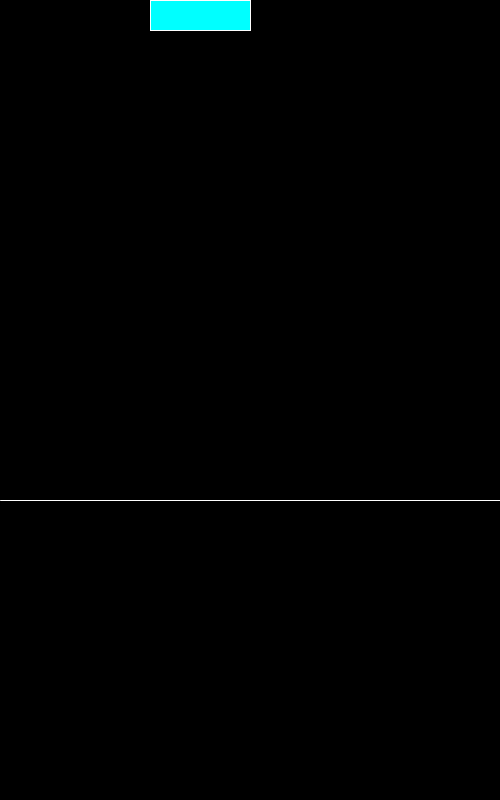
Frame 1 (no input)
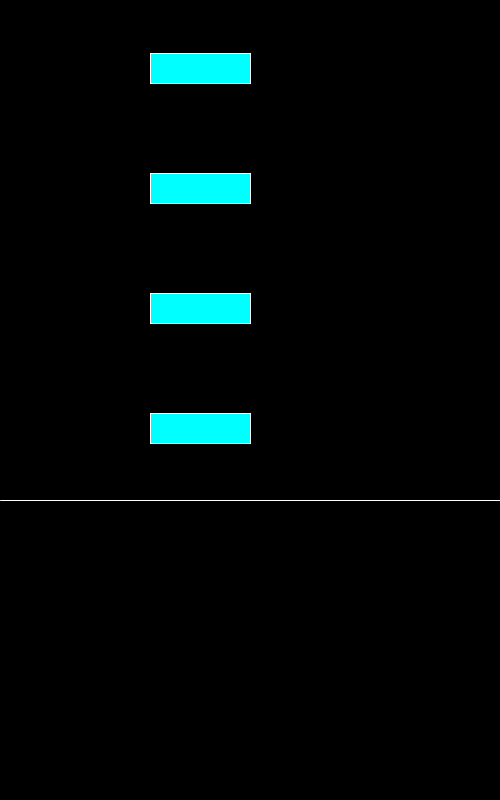
Frame 60 (the mouse pressed at the canvas centre just before this capture)
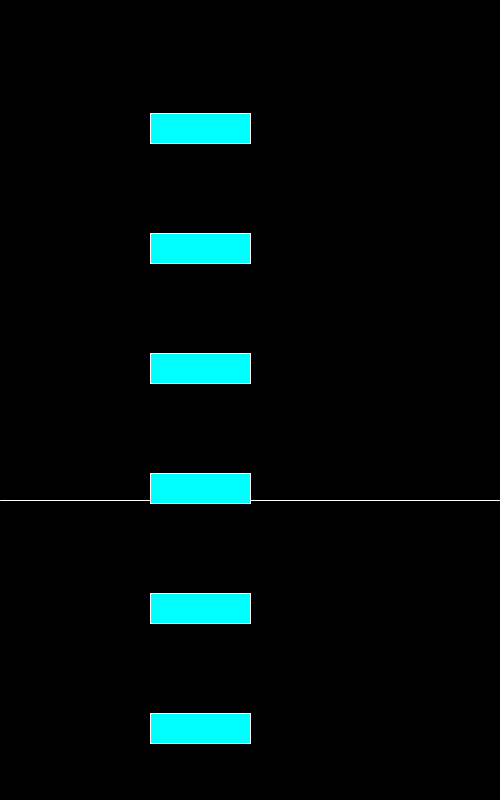
Frame 120 (the mouse held since frame 60 and released just before this capture)

The Processing sketch that drew these frames (run headless with seeded random() and noise(); from frame 60 on, the mouse is pressed at the canvas centre):

// Processing sketch: musicgame
// ── musicgame.pde
float[] y = new float[7];

String result = "";

void setup() {
  size(500, 800);

  for (int i = 0; i < 7; i++) {
    y[i] = -i * 120;
  }
}

void draw() {

  background(0);

  stroke(255);
  line(0, 500, width, 500);

  // ノーツ表示
  for (int i = 0; i < 7; i++) {

    fill(0, 255, 255);
    rect(150, y[i], 100, 30);

    y[i] += 7;

    if (y[i] > height) {
      y[i] = -200;
    }
  }

  fill(255);
  textSize(40);
  text(result, 200, 200);
}

void keyPressed() {

  if (key == ' ') {

    for (int i = 0; i < 7; i++) {

      if (abs(y[i] - 500) < 25) {

        result = "Nice";
      }

      else if (abs(y[i] - 500) < 60) {

        result = "No";
      }
    }
  }
}
